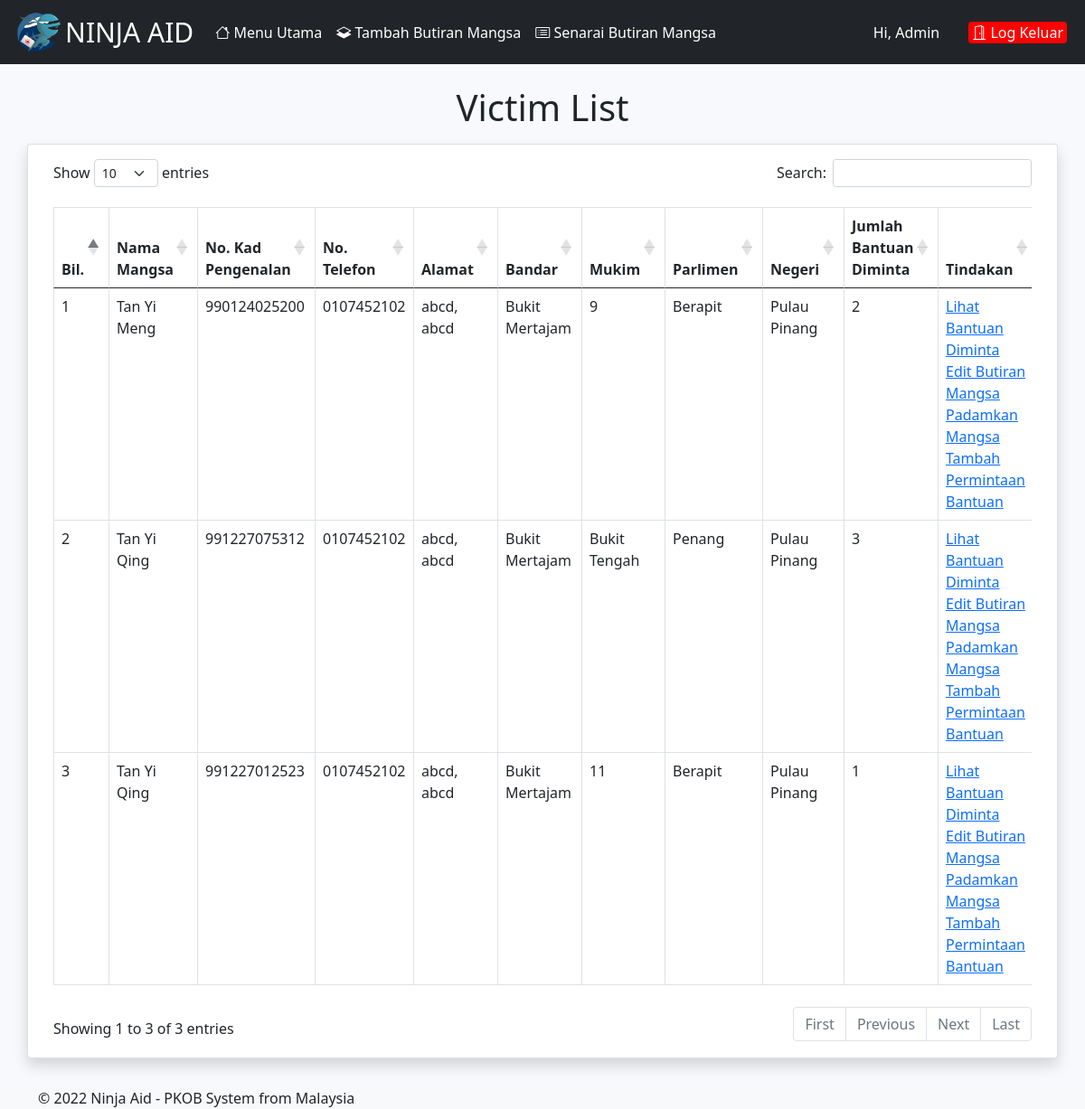
The app's page /management/listvictim/ (signed in) with its own data.
### victim_app/models.py (models this page shows)
class Victim(models.Model):
    ic = models.CharField(max_length=12, unique=True, verbose_name='IC Number', blank=False,
                   help_text='Enter 12 digits ic number')
    name = models.CharField(max_length=255, verbose_name='Name')
    phone = models.CharField(max_length=255, verbose_name='Phone Number')
    is_kir = models.BooleanField(default=True, verbose_name='Ketua Isi Rumah')
    salary = models.DecimalField(max_digits=8, decimal_places=2, verbose_name='Salary')
    address1 = models.CharField(max_length=255, verbose_name='Address1')
    address2 = models.CharField(max_length=255, verbose_name='Address2')
    city = models.CharField(max_length=255, verbose_name='City')
    mukim = models.CharField(max_length=255, verbose_name='Mukim')
    parlimen = models.CharField(max_length=255, verbose_name='Parlimen')
    state = models.CharField(max_length=255, verbose_name='State')
    poskod = models.CharField(max_length=255, verbose_name='Phone')
    created_at = models.DateTimeField(auto_now_add=True, verbose_name='Created at')
    updated_at = models.DateTimeField(auto_now=True, verbose_name='Updated at')

### management_app/views.py (the view)
# urls.py: path('listvictim/', views.list_victim, name="list_victim"),
@login_required
def list_victim(request):
    victims = Victim.objects.all()
    return render(request, 'management_app/list_victim.html', {'victims': victims})

### management_app/templates/management_app/list_victim.html (shortened to what this page needs)
{% extends "adminbase.html" %}
{% block content %}
    <div class="container">
        <div class="row mt-4 px-3 px-sm-0">
            <h1 class="text-center mb-3">Victim List</h1>
            <div class="card shadow mb-4">
                <div class="card-body ">
                    <div class="table-responsive">
                        <table id="example" class="table table-bordered py-3">
                            <thead>
                                <tr>
                                    <th>Bil.</th>
                                    <th>Nama Mangsa</th>
                                    <th>No. Kad Pengenalan</th>
                                    <th>No. Telefon</th>
                                    <th>Alamat</th>
                                    <th>Bandar</th>
                                    <th>Mukim</th>
                                    <th>Parlimen</th>
                                    <th>Negeri</th>
                                    <th>Jumlah Bantuan Diminta</th>
                                    <th>Tindakan</th>
                                </tr>
                            </thead>
                            <tbody>
                                {% for victim in victims %}
                                <tr>
                                    <td>{{ forloop.counter }}</td>
                                    <td>{{victim.name}}</td>
                                    <td>{{victim.ic}}</td>
                                    <td>{{victim.phone}}</td>
                                    <td>{{victim.address1}}, {{victim.address2}}</td>
                                    <td>{{victim.city}}</td>
                                    <td>{{victim.mukim}}</td>
                                    <td>{{victim.parlimen}}</td>
                                    <td>{{victim.state}}</td>
                                    <td>{{victim.assistance_list.count}}</td>
                                    <td>
                                        <a href="{% url 'view_victim_assistance' victim.id %}">Lihat Bantuan Diminta</a><br>
                                        <a href="{% url 'edit_victim' victim.id %}">Edit Butiran Mangsa</a><br>
                                        <a href="{% url 'delete_victim' victim.id %}">Padamkan Mangsa</a><br>
                                        <a href="{% url 'request_assistance' victim.id %}">Tambah Permintaan Bantuan</a>
                                    </td>
                                </tr>
                                {% endfor %}
                            </tbody>
                        </table>
                    </div>
                </div>
            </div>
        </div>
    </div>
    <div class="main-footer position ">
        <div class="footer-middle mt-0 bg-light">
            <div class="container">
                <div class="footer-bottom mt-2">
                    <p class="text-xs-center footer-title-text mb-0">
                        &copy; <script>document.write(new Date().getFullYear())</script> Ninja Aid - PKOB System from Malaysia
                    </p>
                </div>
            </div>
        </div>
    </div>
{% endblock %}

### management_app/templates/management_app/list_victim.html (style rules this page uses)
body { background-color: #f8f9fc; }

### records on screen
Victim: name "Tan Yi Meng", ic "990124025200", phone "0107452102", address1 "abcd", address2 "abcd", city "Bukit Mertajam", mukim "9", parlimen "Berapit", state "Pulau Pinang", assistance_list.count "2"
Victim: name "Tan Yi Qing", ic "991227075312", phone "0107452102", address1 "abcd", address2 "abcd", city "Bukit Mertajam", mukim "Bukit Tengah", parlimen "Penang", state "Pulau Pinang", assistance_list.count "3"
Victim: name "Tan Yi Qing", ic "991227012523", phone "0107452102", address1 "abcd", address2 "abcd", city "Bukit Mertajam", mukim "11", parlimen "Berapit", state "Pulau Pinang", assistance_list.count "1"
